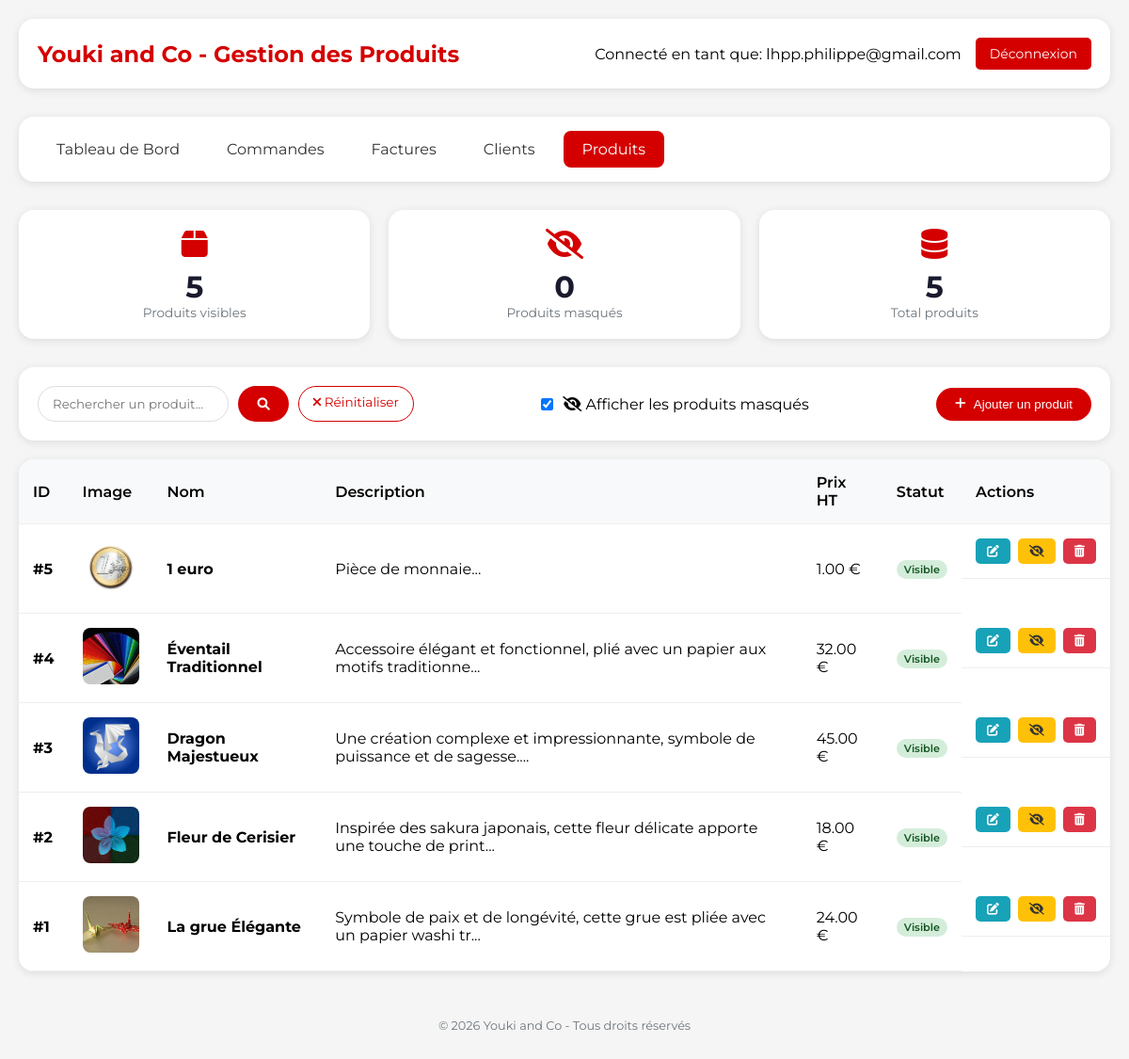
The app's page /admin_produits.php?afficher_masques=1 (signed in) with its own data.
### tables this page shows
CREATE TABLE `Origami` (
  `idOrigami` bigint NOT NULL,
  `nom` varchar(50) NOT NULL,
  `description` varchar(300) NOT NULL,
  `photo` varchar(300) NOT NULL,
  `prixHorsTaxe` double NOT NULL,
  `date_modification` datetime DEFAULT NULL,
  `niveau_difficulte` varchar(50) DEFAULT NULL,
  `visible` tinyint(1) DEFAULT '1'
);

### admin_produits.php (the view, shortened to what this page needs)
<?php
$bdd = getConnexionBD();
$page_courante = isset($_GET['page']) ? max(1, intval($_GET['page'])) : 1;
$recherche = isset($_GET['search']) ? trim($_GET['search']) : '';
$afficher_masques = isset($_GET['afficher_masques']) && $_GET['afficher_masques'] == '1';
$elements_par_page = 15;
$where_conditions = [];
$where_clause = !empty($where_conditions) ? "WHERE " . implode(" AND ", $where_conditions) : "";
$offset = ($page_courante - 1) * $elements_par_page;
$sql = "SELECT * FROM Origami $where_clause ORDER BY idOrigami DESC LIMIT :offset, :limit";
$stmt = $bdd->prepare($sql);
$stmt->bindValue(':offset', $offset, PDO::PARAM_INT);
$stmt->bindValue(':limit', $elements_par_page, PDO::PARAM_INT);
$stmt->execute();
$produits = $stmt->fetchAll();
$stmt = $bdd->query("SELECT COUNT(*) as total FROM Origami WHERE visible = 1");
$stats_visibles = $stmt->fetch()['total'];
$stmt = $bdd->query("SELECT COUNT(*) as total FROM Origami WHERE visible = 0");
$stats_masques = $stmt->fetch()['total'];
$stmt = $bdd->query("SELECT COUNT(*) as total FROM Origami");
$stats_total = $stmt->fetch()['total'];
?>
<!DOCTYPE html>
<html lang="fr">
<head>
    <link rel="stylesheet" href="https://cdnjs.cloudflare.com/ajax/libs/font-awesome/6.0.0/css/all.min.css">
</head>
<body>
    <div class="container">
        <div class="header">
            <div class="logo">
                <h1>Youki and Co - Gestion des Produits</h1>
            </div>
            <div class="user-info">
                <span>Connecté en tant que: <?= htmlspecialchars($_SESSION['admin_email'] ?? 'Admin') ?></span>
                <a href="admin_dashboard.php?logout=1" class="btn-logout">Déconnexion</a>
            </div>
        </div>
        <div class="nav-admin">
            <a href="admin_dashboard.php" class="nav-item">Tableau de Bord</a>
            <a href="admin_commandes.php" class="nav-item">Commandes</a>
            <a href="admin_factures.php" class="nav-item">Factures</a>
            <a href="admin_clients.php" class="nav-item">Clients</a>
            <a href="admin_produits.php" class="nav-item active">Produits</a>
        </div>
        <div class="stats-grid">
            <div class="stat-card" onclick="window.location.href='admin_produits.php'">
                <i class="fas fa-box"></i>
                <div class="number"><?= $stats_visibles ?></div>
                <div class="label">Produits visibles</div>
            </div>
            <div class="stat-card" onclick="window.location.href='admin_produits.php?afficher_masques=1'">
                <i class="fas fa-eye-slash"></i>
                <div class="number"><?= $stats_masques ?></div>
                <div class="label">Produits masqués</div>
            </div>
            <div class="stat-card">
                <i class="fas fa-database"></i>
                <div class="number"><?= $stats_total ?></div>
                <div class="label">Total produits</div>
            </div>
        </div>
        <div class="filters-bar">
            <form method="GET" class="search-box">
                <input type="text" name="search" placeholder="Rechercher un produit..."
                       value="<?= htmlspecialchars($recherche) ?>">
                <button type="submit"><i class="fas fa-search"></i></button>
                <?php if(!empty($recherche) || $afficher_masques): ?>
                    <a href="admin_produits.php" class="btn-outline">
                        <i class="fas fa-times"></i> Réinitialiser
                    </a>
                <?php endif; ?>
            </form>
            <div class="filter-toggle">
                <input type="checkbox" id="afficherMasques" <?= $afficher_masques ? 'checked' : '' ?>
                       onchange="window.location.href='admin_produits.php?afficher_masques=' + (this.checked ? 1 : 0)">
                <label for="afficherMasques">
                    <i class="fas fa-eye-slash"></i> Afficher les produits masqués
                </label>
            </div>
            <button onclick="openAjoutModal()" class="btn-primary">
                <i class="fas fa-plus"></i> Ajouter un produit
            </button>
        </div>
        <div class="table-container">
            <table>
                <thead>
                    <tr>
                        <th>ID</th>
                        <th>Image</th>
                        <th>Nom</th>
                        <th>Description</th>
                        <th>Prix HT</th>
                        <th>Statut</th>
                        <th>Actions</th>
                    </tr>
                </thead>
                <tbody>
                    <?php if(empty($produits)): ?>
                        <tr>
                            <td colspan="7" style="text-align: center; padding: 40px;">
                                <i class="fas fa-inbox" style="font-size: 3rem; opacity: 0.5;"></i>
                                <p>Aucun produit trouvé</p>
                            </td>
                        </tr>
                    <?php else: ?>
                        <?php foreach($produits as $p): ?>
                        <tr>
                            <td><strong>#<?= $p['idOrigami'] ?></strong></td>
                            <td>
                                <?php if($p['photo'] && file_exists($p['photo'])): ?>
                                    <img src="<?= htmlspecialchars($p['photo']) ?>" class="product-image" alt="<?= htmlspecialchars($p['nom']) ?>">
                                <?php else: ?>
                                    <div class="product-image-placeholder">
                                        <i class="fas fa-image"></i>
                                    </div>
                                <?php endif; ?>
                            </td>
                            <td>
                                <strong><?= htmlspecialchars($p['nom']) ?></strong>
                            </td>
                            <td><?= htmlspecialchars(substr($p['description'], 0, 80)) ?>...</td>
                            <td><?= number_format($p['prixHorsTaxe'], 2) ?> €</td>
                            <td>
                                <?php if(isset($p['visible']) && $p['visible'] == 0): ?>
                                    <span class="status-badge status-hidden">Masqué</span>
                                <?php else: ?>
                                    <span class="status-badge status-visible">Visible</span>
                                <?php endif; ?>
                            </td>
                            <td class="actions">
                                <button onclick="editProduit(<?= $p['idOrigami'] ?>)" class="btn-icon btn-edit" title="Modifier">
                                    <i class="fas fa-edit"></i>
                                </button>
                                <?php if(isset($p['visible']) && $p['visible'] == 0): ?>
                                    <a href="?action=reactiver&id=<?= $p['idOrigami'] ?><?= $afficher_masques ? '&afficher_masques=1' : '' ?>"
                                       class="btn-icon btn-reactiver"
                                       onclick="return confirm('Réactiver ce produit ? Il réapparaîtra dans la boutique.')"
                                       title="Réactiver">
                                        <i class="fas fa-eye"></i>
                                    </a>
                                <?php else: ?>
                                    <a href="?action=masquer&id=<?= $p['idOrigami'] ?><?= $afficher_masques ? '&afficher_masques=1' : '' ?>"
                                       class="btn-icon btn-hide"
                                       onclick="return confirm('Masquer ce produit ? Il n\'apparaîtra plus dans la boutique (mais restera dans l\'historique des commandes).')"
                                       title="Masquer">
                                        <i class="fas fa-eye-slash"></i>
                                    </a>
                                <?php endif; ?>
                                <a href="?action=supprimer&id=<?= $p['idOrigami'] ?>"
                                   class="btn-icon btn-delete"
                                   onclick="return confirm('Supprimer définitivement ce produit ? (uniquement possible s\'il n\'a pas de commandes associées)')"
                                   title="Supprimer">
                                    <i class="fas fa-trash-alt"></i>
                                </a>
                            </td>
                        </tr>
                        <?php endforeach; ?>
                    <?php endif; ?>
                </tbody>
            </table>
        </div>
        <div class="footer">
            <p>&copy; <?= date('Y') ?> Youki and Co - Tous droits réservés</p>
        </div>
    </div>
</body>
</html>

### admin_produits.php (style rules this page uses)
* { margin: 0; padding: 0; box-sizing: border-box; }
:root { --primary: #d40000; --primary-dark: #b30000; --secondary: #764ba2; --success: #28a745; --danger: #dc3545; --warning: #ffc107; --info: #17a2b8; --dark: #1a1a2e; --light: #f8f9fa; --gray: #6c757d; --gray-light: #e9ecef; --border-radius: 16px; --box-shadow: 0 10px 30px rgba(0,0,0,0.1); }
body { font-family: 'Montserrat', sans-serif; background: #f5f5f5; min-height: 100vh; }
.container { max-width: 1400px; margin: 0 auto; padding: 20px; }
.header { background: white; border-radius: var(--border-radius); padding: 20px; margin-bottom: 30px; display: flex; justify-content: space-between; align-items: center; flex-wrap: wrap; gap: 15px; box-shadow: 0 2px 10px rgba(0,0,0,0.1); }
.logo h1 { color: var(--primary); font-size: 24px; }
.user-info { display: flex; align-items: center; gap: 15px; }
.btn-logout { background: var(--primary); color: white; padding: 8px 15px; text-decoration: none; border-radius: 5px; font-size: 14px; }
.nav-admin { background: white; border-radius: var(--border-radius); padding: 15px 20px; margin-bottom: 30px; display: flex; gap: 10px; flex-wrap: wrap; box-shadow: 0 2px 10px rgba(0,0,0,0.1); }
.nav-item { padding: 10px 20px; color: #333; text-decoration: none; border-radius: 8px; transition: all 0.3s; }
.nav-item:hover, .nav-item.active { background: var(--primary); color: white; }
.stats-grid { display: grid; grid-template-columns: repeat(auto-fit, minmax(200px, 1fr)); gap: 20px; margin-bottom: 30px; }
.stat-card { background: white; border-radius: var(--border-radius); padding: 20px; text-align: center; box-shadow: 0 2px 10px rgba(0,0,0,0.1); cursor: pointer; transition: transform 0.3s; }
.stat-card i { font-size: 2rem; color: var(--primary); margin-bottom: 10px; }
.stat-card .number { font-size: 2rem; font-weight: 700; color: var(--dark); }
.stat-card .label { color: var(--gray); font-size: 0.85rem; }
.filters-bar { background: white; border-radius: var(--border-radius); padding: 20px; margin-bottom: 20px; display: flex; justify-content: space-between; align-items: center; flex-wrap: wrap; gap: 15px; box-shadow: 0 2px 10px rgba(0,0,0,0.1); }
.search-box { display: flex; gap: 10px; flex: 1; max-width: 400px; }
.search-box input { flex: 1; padding: 10px 15px; border: 1px solid #ddd; border-radius: 30px; font-family: 'Montserrat', sans-serif; }
.search-box button { padding: 10px 20px; background: var(--primary); color: white; border: none; border-radius: 30px; cursor: pointer; }
.btn-primary { background: var(--primary); color: white; padding: 10px 20px; border: none; border-radius: 30px; cursor: pointer; text-decoration: none; display: inline-flex; align-items: center; gap: 8px; font-weight: 500; }
.btn-outline { background: transparent; border: 1px solid var(--primary); color: var(--primary); padding: 8px 15px; border-radius: 30px; text-decoration: none; font-size: 0.85rem; }
.table-container { background: white; border-radius: var(--border-radius); overflow-x: auto; box-shadow: 0 2px 10px rgba(0,0,0,0.1); }
table { width: 100%; border-collapse: collapse; min-width: 700px; }
th, td { padding: 15px; text-align: left; border-bottom: 1px solid #eee; }
th { background: #f8f9fa; font-weight: 600; }
.product-image { width: 60px; height: 60px; object-fit: cover; border-radius: 8px; }
.actions { display: flex; gap: 8px; }
.btn-icon { padding: 6px 12px; border: none; border-radius: 5px; cursor: pointer; text-decoration: none; font-size: 0.8rem; }
.btn-edit { background: var(--info); color: white; }
.btn-hide { background: var(--warning); color: #333; }
.btn-delete { background: var(--danger); color: white; }
.status-badge { display: inline-block; padding: 3px 8px; border-radius: 20px; font-size: 0.7rem; font-weight: 600; }
.status-visible { background: #d4edda; color: #155724; }
.footer { text-align: center; margin-top: 30px; padding: 20px; color: var(--gray); font-size: 0.8rem; }
.filter-toggle { display: flex; align-items: center; gap: 10px; }
.filter-toggle label { cursor: pointer; }

### records on screen
origami: idOrigami "5", photo (picture), nom "1 euro", description "Pièce de monnaie", prixHorsTaxe "1.00", visible "Visible"
origami: idOrigami "4", photo (picture), nom "Éventail Traditionnel", description "Accessoire élégant et fonctionnel, plié avec un papier aux motifs traditionne", prixHorsTaxe "32.00", visible "Visible"
origami: idOrigami "3", photo (picture), nom "Dragon Majestueux", description "Une création complexe et impressionnante, symbole de puissance et de sagesse.", prixHorsTaxe "45.00", visible "Visible"
origami: idOrigami "2", photo (picture), nom "Fleur de Cerisier", description "Inspirée des sakura japonais, cette fleur délicate apporte une touche de print", prixHorsTaxe "18.00", visible "Visible"
origami: idOrigami "1", photo (picture), nom "La grue Élégante", description "Symbole de paix et de longévité, cette grue est pliée avec un papier washi tr", prixHorsTaxe "24.00", visible "Visible"

### other values on screen
$_SESSION['admin_email'] "lhpp.philippe@gmail.com"
$stats_visibles "5"
$stats_masques "0"
$stats_total "5"
